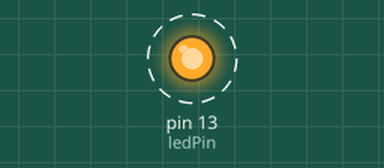
Recording of a sketch running on a simulated Arduino Uno, built with avr-gcc and run on an emulated ATmega328P. Shown: output pins drawn as LEDs (lit = HIGH). Dashed ring = blinking.

Above: at 0.05 s.
Timing chart, 0 to 3.0 s (numbered marks = the images above):
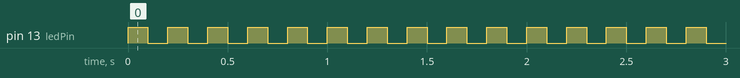

Measured:
- by itself, pin 13 (ledPin): alternates HIGH for 0.10 s and LOW for 0.10 s

The sketch:

SimpleLEDProject.ino
```cpp
const int ledPin  = 13;
int flag = 0;

void setup() {
  pinMode(13, OUTPUT);
  Serial.begin(9600);
}

void loop(){
  if(flag % 2 == 0){
    digitalWrite(ledPin, HIGH);
  }else{
    digitalWrite(ledPin, LOW);
  }
  flag++;
  delay(100);
}
```
